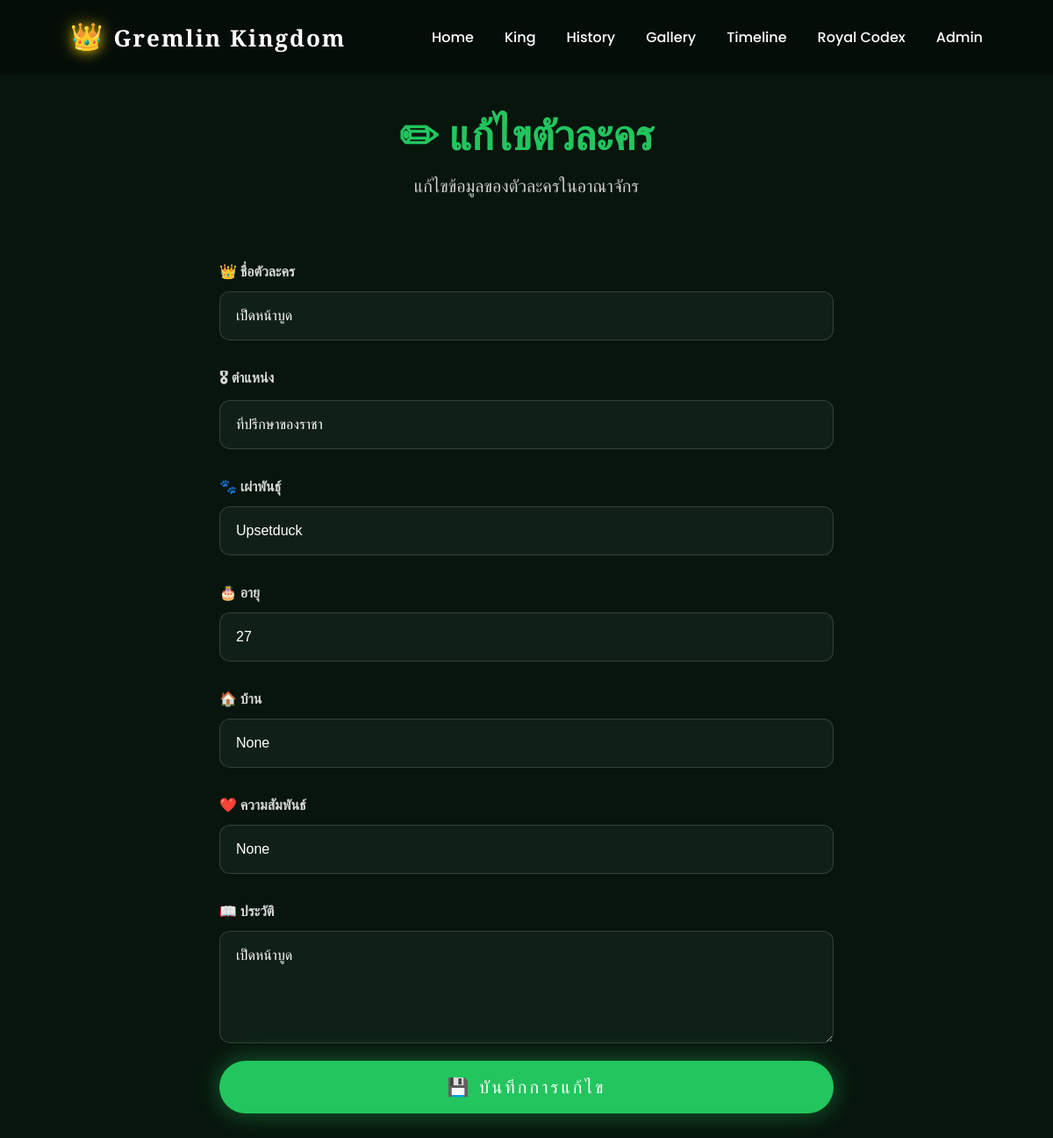
Page /edit-character/4 on the earlier database version.
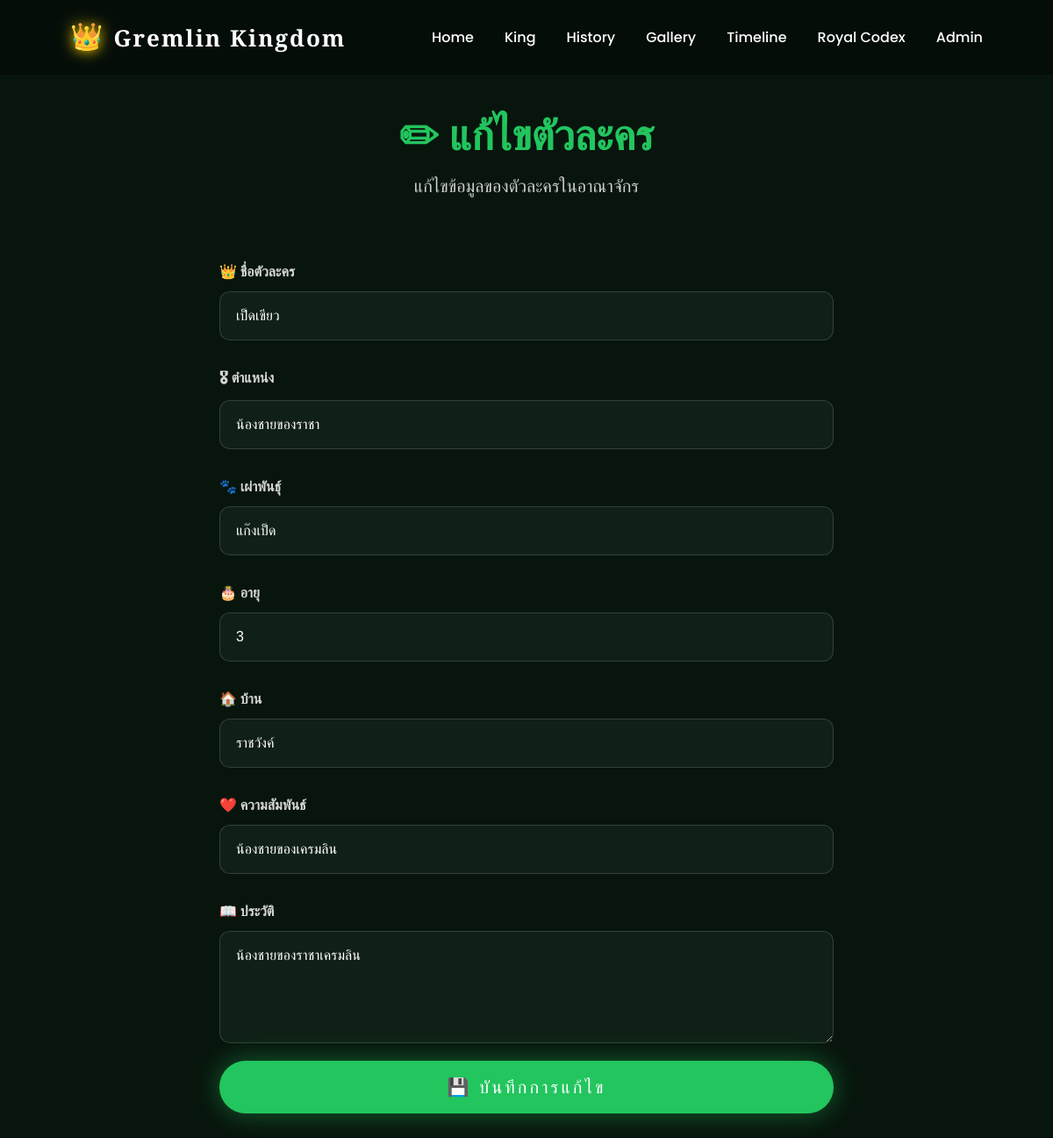
Same page on the later database version.
### tables this page shows
CREATE TABLE characters (
    id INTEGER PRIMARY KEY AUTOINCREMENT,
    name TEXT NOT NULL,
    title TEXT,
    race TEXT,
    age INTEGER,
    description TEXT,
    image TEXT
, home TEXT, relationship TEXT);

### main.py (the view)
@app.get("/edit-character/{character_id}")
async def edit_character(request: Request, character_id: int):
    conn = get_connection()
    cursor = conn.cursor()
    cursor.execute(
        """
        SELECT *
        FROM characters
        WHERE id = ?
        """,
        (character_id,),
    )
    character = cursor.fetchone()
    conn.close()
    return templates.TemplateResponse(
        request=request, name="edit_character.html", context={"character": character}
    )

### templates/edit_character.html
{% extends "base.html" %}
{% block content %}
<section class="characters">
    <div class="section-title">
        <h2>✏ แก้ไขตัวละคร</h2>
        <p>แก้ไขข้อมูลของตัวละครในอาณาจักร</p>
    </div>
    <form
        action="/update-character/{{ character['id'] }}"
        method="post"
        enctype="multipart/form-data"
        class="admin-form">
        <label>👑 ชื่อตัวละคร</label>
        <input
            type="text"
            name="name"
            value="{{ character['name'] }}"
            required>
        <label>🎖 ตำแหน่ง</label>
        <input
            type="text"
            name="title"
            value="{{ character['title'] }}">
        <label>🐾 เผ่าพันธุ์</label>
        <input
            type="text"
            name="race"
            value="{{ character['race'] }}">
        <label>🎂 อายุ</label>
        <input
            type="number"
            name="age"
            value="{{ character['age'] }}">
        <label>🏠 บ้าน</label>
        <input
            type="text"
            name="home"
            value="{{ character['home'] }}">
        <label>❤️ ความสัมพันธ์</label>
        <input
            type="text"
            name="relationship"
            value="{{ character['relationship'] }}">
        <label>📖 ประวัติ</label>
        <textarea
            name="description"
            rows="5">{{ character["description"] }}</textarea>
        <button type="submit">
            💾 บันทึกการแก้ไข
        </button>
    </form>
</section>
{% endblock %}

Differences in the rows shown:
changed characters: name "เป็ดหน้าบูด" → "เป็ดเขียว"; title "ที่ปรึกษาของราชา" → "น้องชายของราชา"; race "Upsetduck" → "แก๊งเป็ด"; age "27" → "3"; home (not shown) → "ราชวังค์"; relationship (not shown) → "น้องชายของเครมลิน"; description "เป็ดหน้าบูด" → "น้องชายของราชาเครมลิน"
Other differences:
form field home: "None" → (not shown)
form field relationship: "None" → (not shown)
